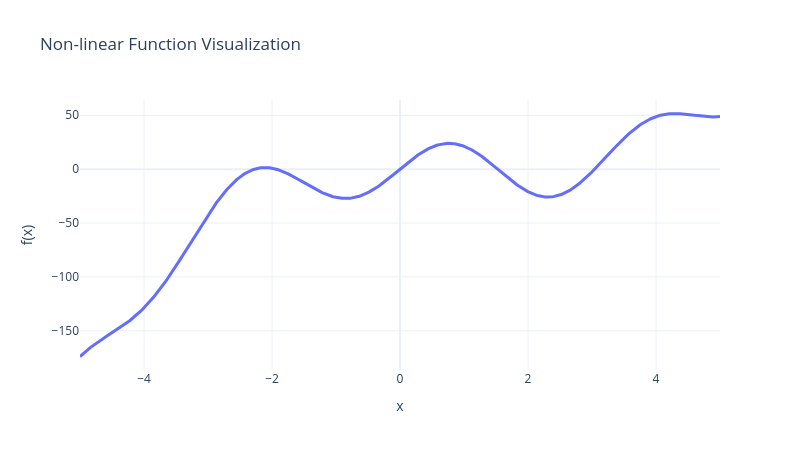

Here is the notebook cell this chart was saved with:
### Code cell
plot_fun(x=x_true, y=y_true)

### Figure 1 — Plotly figure (JSON) as saved in the notebook; plotly's stock layout.template omitted (floating-point values rounded to 4 significant figures; data arrays with more than 128 entries replaced by an {"elided": "..."} marker saying what was removed)
{"data": [{"line": {"width": 3}, "mode": "lines", "name": "$f(x)$ (true function)", "x": {"elided": "1000 float values"}, "y": {"elided": "1000 float values"}, "type": "scatter"}], "layout": {"title": {"text": "Non-linear Function Visualization"}, "xaxis": {"title": {"text": "x"}}, "yaxis": {"title": {"text": "f(x)"}}, "width": 800, "height": 450}}
